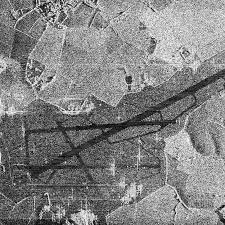
#> input picture lab3/sar_3.jpg, 225 x 225 px
$ jupyter execute lab3.ipynb   (older library calls are emulated)
#> lines starting #> are read from the running program, lines starting #| are printed output that depends on the picture; after the words box and inside, x2 and y2 are one past the last pixel; in counts of white or black regions, pixels touching at a corner belong together
[cell 1]
#ДЗ 3
# 1. Для изображения sar_3.jpg найти наиболее протяженный участок
# (выделить линии при помощи преобразования Хафа)
# 2. Для изображения sar_3.jpg провести исследование алгоритмов бинаризации, выделить участок дорожной полосы.

[cell 2]
import numpy as np
import cv2
import matplotlib.pyplot as plt

[cell 3]
#1
image = cv2.imread('sar_3.jpg')
#> image is the input picture: shape (225, 225, 3); min 0, max 255, mean 130.6
image_gray = cv2.cvtColor(image, cv2.COLOR_BGR2GRAY)

canny = cv2.Canny(image_gray, 200, 400, apertureSize = 3)
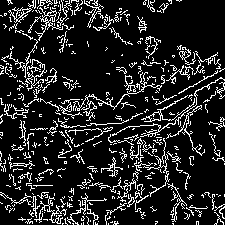
#> canny: shape (225, 225); 14.3% white in thin lines or dots
lines = cv2.HoughLines(canny, 1, np.pi / 180, 100)
#> lines = [[172, 1.08], [165, 1.08]]

import math

if lines is not None:
        for i in range(0, len(lines)):
            rho = lines[i][0][0]
            theta = lines[i][0][1]
            a = math.cos(theta)
            b = math.sin(theta)
            x0 = a * rho
            y0 = b * rho
            pt1 = (int(x0 + 1000*(-b)), int(y0 + 1000*(a)))
            pt2 = (int(x0 - 1000*(-b)), int(y0 - 1000*(a)))
            cv2.line(image, pt1, pt2, (0, 255, 0), 1, cv2.LINE_AA)
#> this loop made 2 passes
#> (rho, theta, a, b, x0, y0, pt1, pt2) on passes 1 to 2: (172, 1.08, 0.469, 0.883, 80.75, 151.9, (-802, 621), (963, -317)), (165, 1.08, 0.469, 0.883, 77.46, 145.7, (-805, 615), (960, -323))
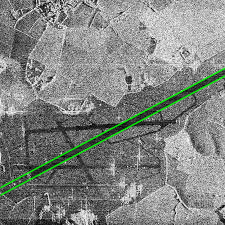
#> image: shape (225, 225, 3); 2.67% of pixels changed, all inside (x1, y1, x2, y2) = (0, 67, 225, 197)
plt.imshow(image, cmap = 'gray')

[cell 4]
#2
import copy

plt.figure(figsize=(12, 4))

bin_img = copy.deepcopy(image_gray)
T  = 75
bin_img[image_gray < T] = 0
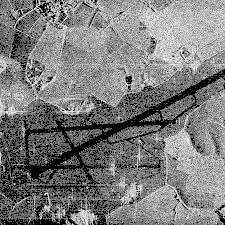
#> bin_img: shape (225, 225); min 0, max 255, mean 123
bin_img[image_gray >= T] = 255
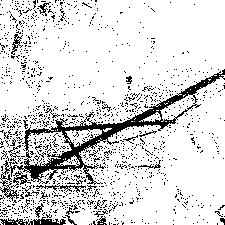
#> bin_img: shape (225, 225); 85.5% white; black in thin lines or dots

plt.subplot(1, 3, 1)
plt.title("Точечная бинаризация")
plt.imshow(bin_img, cmap="gray")


_,th2 = cv2.threshold(image_gray,0,255,cv2.THRESH_BINARY+cv2.THRESH_OTSU)
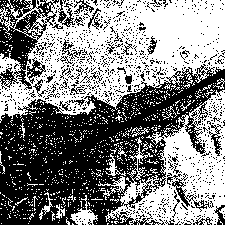
#> th2: shape (225, 225); 51.4% white; 1013 black regions (974 under 20 px), largest, box (x1, y1, x2, y2) and area: (0, 64, 225, 225) 17840, (0, 0, 59, 90) 2187, (167, 173, 214, 212) 328

plt.subplot(1, 3, 2)
plt.title("Бинаризация Отсу")
plt.imshow(th2, cmap="gray")


th3 = cv2.adaptiveThreshold(image_gray,255,cv2.ADAPTIVE_THRESH_GAUSSIAN_C, cv2.THRESH_BINARY,71,21)
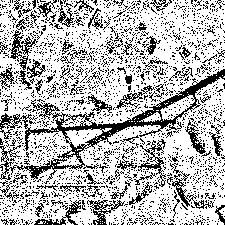
#> th3: shape (225, 225); 71.7% white; black in thin lines or dots

plt.subplot(1, 3, 3)
plt.title("Адаптивная бинаризация")
plt.imshow(th3, cmap="gray")

[cell 5]
scale = 0.01
delta = 0
ddepth = cv2.CV_16S
#> ddepth = 3
grad_x = cv2.Sobel(image_gray, ddepth, 1, 0, ksize=3, scale=scale, delta=delta, borderType=cv2.BORDER_DEFAULT)
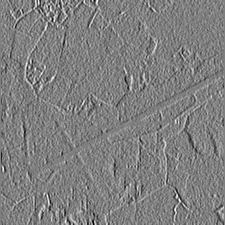
#> grad_x: shape (225, 225) int16; min -7, max 7, mean 0.0121; drawn with min black and max white
grad_y = cv2.Sobel(image_gray, ddepth, 0, 1, ksize=3, scale=scale, delta=delta, borderType=cv2.BORDER_DEFAULT)
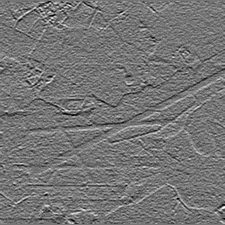
#> grad_y: shape (225, 225) int16; min -6, max 7, mean -0.0138; drawn with min black and max white
grad = cv2.addWeighted(grad_x, 0.5, grad_y, 0.5, 0.0)
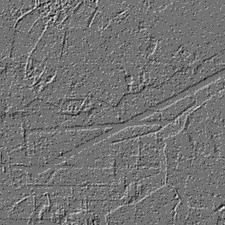
#> grad: shape (225, 225) int16; min -5, max 6, mean -0.00083; drawn with min black and max white

plt.figure(figsize=(12, 4))

plt.subplot(1, 3, 1)
plt.title("Нормализация по X")
plt.imshow((grad_x - grad_x.min())*255, cmap="gray")

plt.subplot(1, 3, 2)
plt.title("Нормализация по Y")
plt.imshow((grad_y - grad_y.min())*255, cmap="gray")

plt.subplot(1, 3, 3)
plt.title("Оператор Собеля")
plt.imshow((grad - grad.min())*255, cmap="gray")
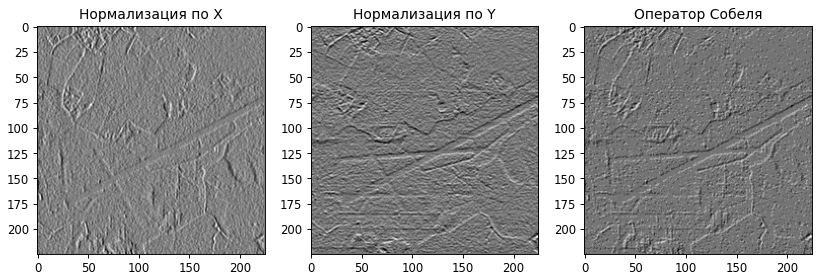
#> figure drawn by matplotlib, 3 panels

$ run again, with lab3/sar_2.jpg copied over lab3/sar_3.jpg
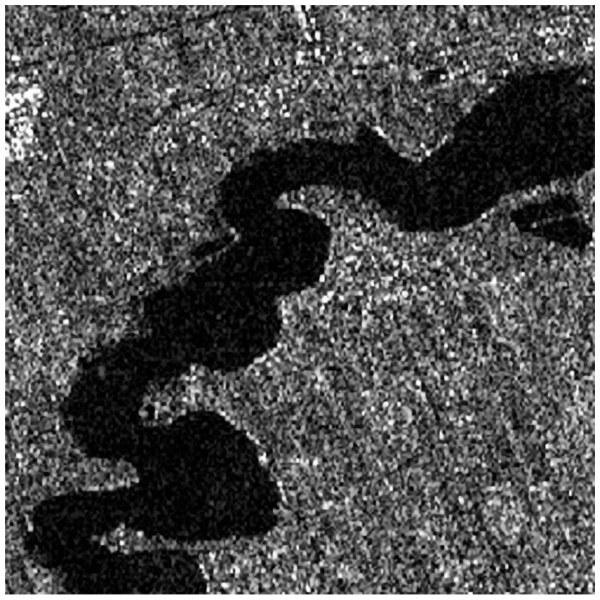
#> input picture lab3/sar_2.jpg, 1200 x 1199 px (shown at 1/2 size)
#> image is the input picture: shape (1199, 1200, 3); min 0, max 255, mean 78.8
#> `canny = cv2.Canny(image_gray, 200, 400, apertureSize = 3)`:
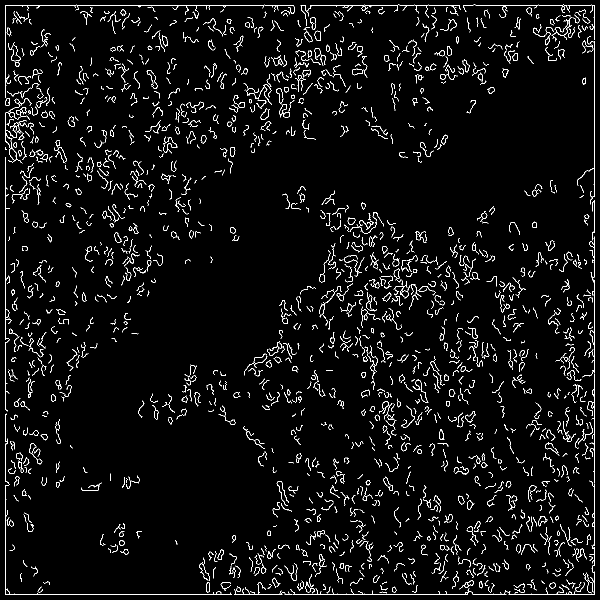
#> canny: shape (1199, 1200) (shown at 1/2 size); 4% white in thin lines or dots
#> lines = 469 rows, first 8: [1188, 1.57], [1189, 0], [10, 1.57], [10, 0], [1185, 0], [28, 0], [-197, 2.36], [4, 2.36]
#> the loop `for i in range(0, len(lines)):` made 469 passes
#> (rho, theta, a, b, x0, y0, pt1, pt2) on passes 1 to 3: (1188, 1.57, -4.37e-08, 1, -5.19e-05, 1188, (-1000, 1187), (999, 1188)), (1189, 0, 1, 0, 1189, 0, (1189, 1000), (1189, -1000)), (10, 1.57, -4.37e-08, 1, -4.37e-07, 10, (-1000, 9), (999, 10))
#> th2: shape (1199, 1200); 35.9% white; 1180 white regions (370 under 20 px), largest, box (x1, y1, x2, y2) and area: (0, 0, 1200, 1199) 325347, (272, 37, 472, 215) 10790, (187, 246, 359, 460) 10202
#> th3: shape (1199, 1200); 71.6% white; 2311 black regions (591 under 20 px), largest, box (x1, y1, x2, y2) and area: (75, 1093, 470, 1189) 7873, (895, 10, 1190, 99) 7870, (741, 1118, 1067, 1189) 7139
#> ddepth = 3
#> `[cell 5] scale = 0.01 delta = 0 ddepth = cv2.CV_16S grad_x = cv2.Sobel..`:
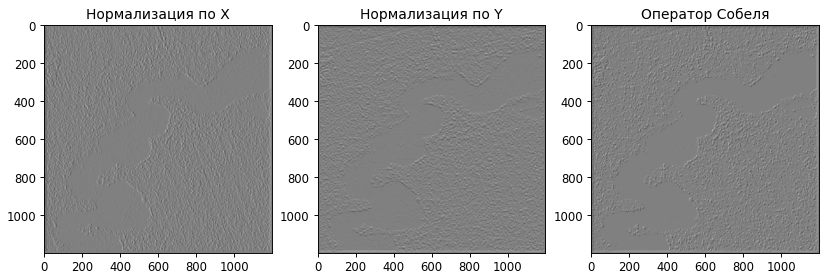
#> figure drawn by matplotlib, 3 panels
